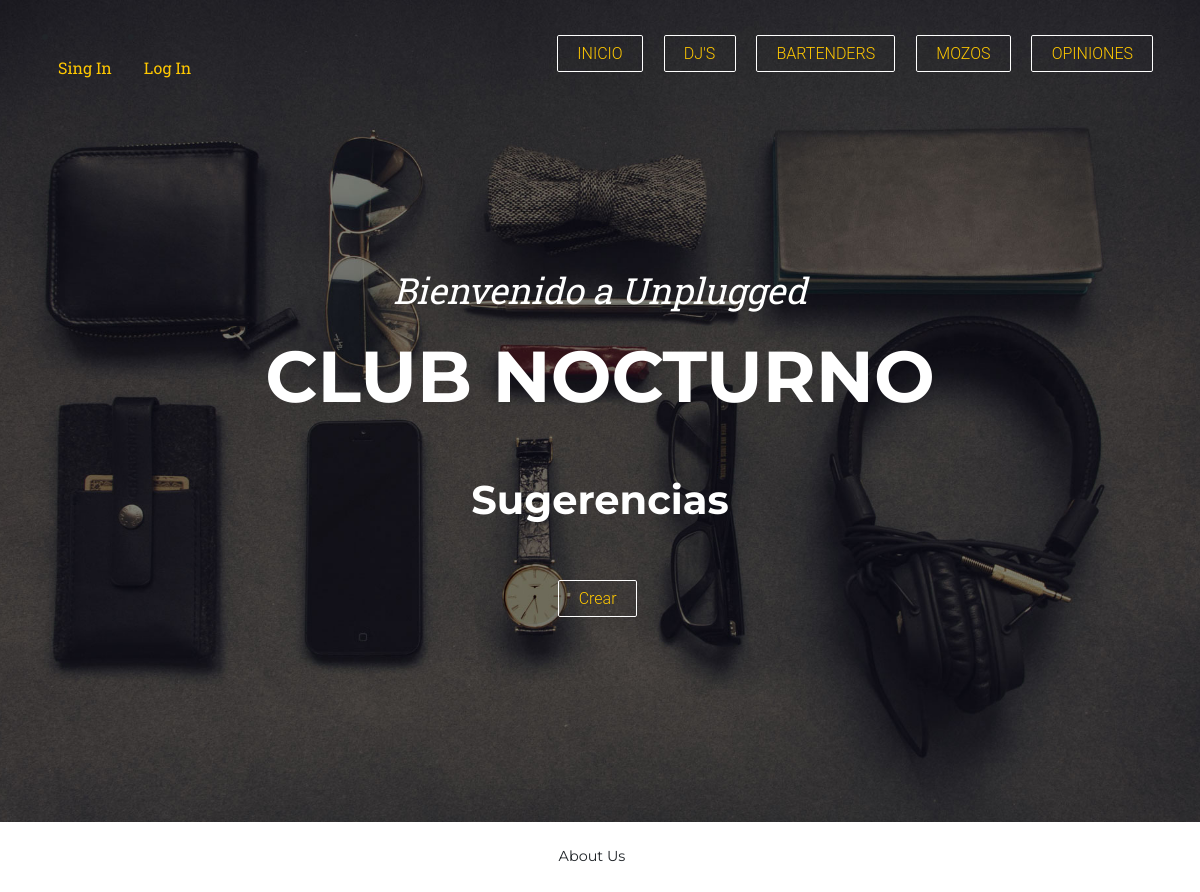
Before: /Suggestions/list with the older database file.
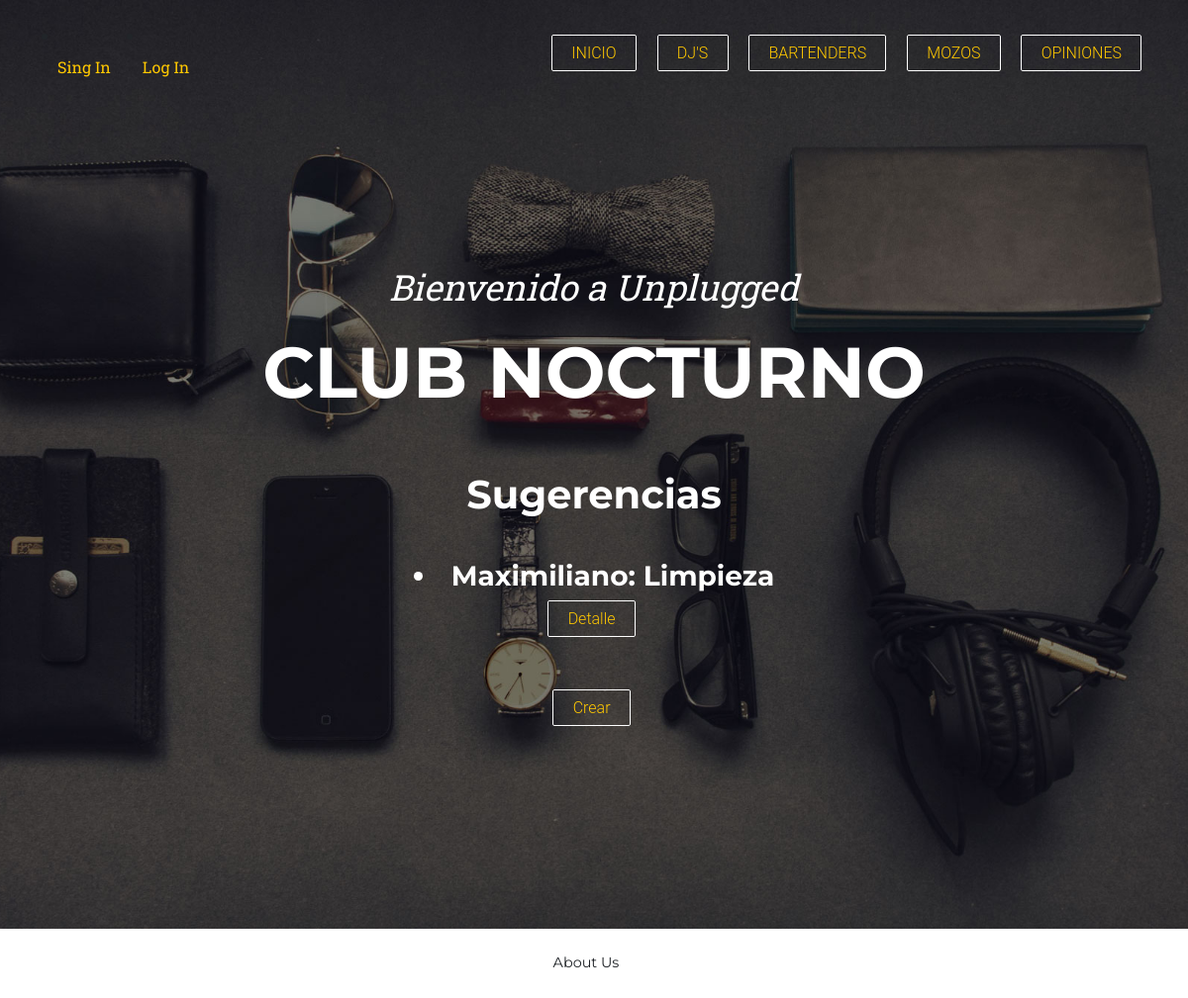
After: the same page with the newer database file.
### appWeb/models.py (models this page shows)
class Suggestion (models.Model):
    nombre = models.CharField(max_length=40)
    titulo = models.CharField(max_length=100)
    contenido = models.CharField(max_length=150)
    def __str__(self) -> str:
        return self.nombre +': '+ self.titulo

### appWeb/views.py (the view)
# urls.py: path('Suggestions/list', SuggestionsList.as_view(), name='Suggestion_list'),
class SuggestionsList (ListView):
    model = Suggestion
    template_name= 'appWeb/suggestion_list.html'

### appWeb/template/appWeb/suggestion_list.html
{% extends 'appWeb/padre.html' %}
{% load static %}
{% block section1 %}
<h1>Sugerencias</h1>
<center>
{% for sg in object_list %}
<h3>
<br><li> {{sg}} </li>
</h3>
    <a href="{% url 'Suggestionsdetail' sg.id %}" class="button1">Detalle</a>
{% endfor %}
</center>
<br>
<br>
<center><a href="{% url 'Suggestionscreate' %}" class="button1">Crear</a></center>
{% endblock %}

Changed rows visible on the page:
added Suggestion: nombre+titulo "Maximiliano: Limpieza"
